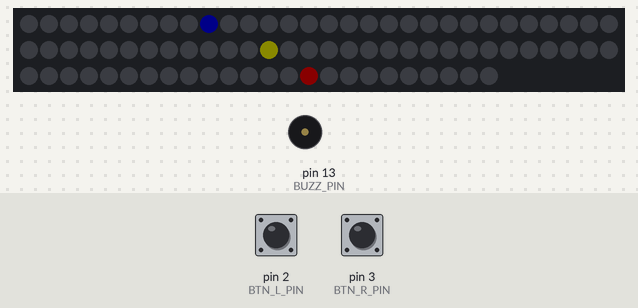
The sketch below on a simulated Arduino Uno, built with avr-gcc and run on an emulated ATmega328P. On the bench: 84 RGB LEDs in strip order, left to right, continuing on the next row, buzzer (waves = sounding). Inputs (shaded band) come from the test bench; at power-on: pin 2 (BTN_L_PIN) HIGH, pin 3 (BTN_R_PIN) HIGH. Dim RGB values are drawn brighter than linear.

Above: at 1.2 s.
1.3 s: pin 2 (BTN_L_PIN) pulled LOW for 0.15 s
At 1.73 s:
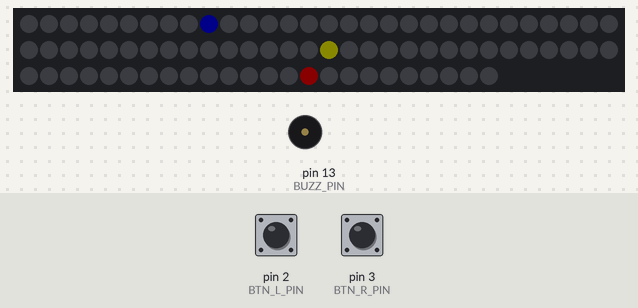
5.0 s: pin 3 (BTN_R_PIN) pulled LOW for 0.15 s
At 47.3 s:
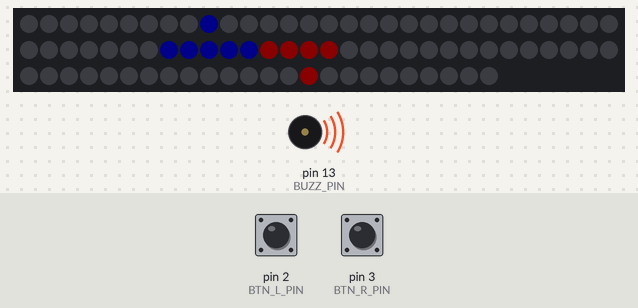
Timing chart, 0 to 49.0 s (numbered marks = the images above; inputs shaded):
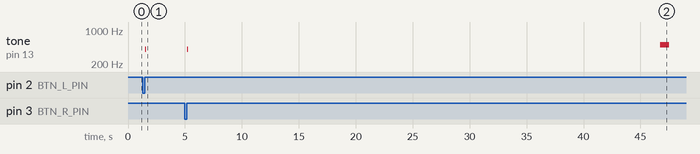

The sketch:

EasyPingPong_address_led_game.ino
```cpp
// LIBRARIES

#include <Adafruit_NeoPixel.h>
#include <OneButton.h>

// PINS

#define ADDRESS_LED_PIN 12 // D12
#define BTN_L_PIN 2 // D2
#define BTN_R_PIN 3 // D3
#define BUZZ_PIN 13 // D13

// ADDRESS LED

#define LED_NUM 84
#define LED_BRIGHTNESS 10

// GAME

#define goalStep 10
#define goalsForWin 5
#define speedUpStep .01

float ballPos = LED_NUM / 2;
float ballSpeed = .05;
bool ballDirection;

int goalsLeft = 0;
int goalsRight = 0;

// OTHER

OneButton btn_L = OneButton(BTN_L_PIN, true, true);
OneButton btn_R = OneButton(BTN_R_PIN, true, true);

Adafruit_NeoPixel strip = Adafruit_NeoPixel(LED_NUM, ADDRESS_LED_PIN, NEO_GRB + NEO_KHZ800);

unsigned long timer = 0;
unsigned int buzzTune = 400;
bool isBuzz = 0;
bool isFinalBuzz = 0;
bool isGame = 0;

void setup() {
  // Serial.begin(9600);

  btn_L.attachClick(btn_L_click);
  btn_R.attachClick(btn_R_click);

  strip.begin();
  strip.setBrightness(LED_BRIGHTNESS);
}

void loop() {
  btn_L.tick();
  btn_R.tick();

  buzzTick();

  if(isGame) {
    if(goalsLeft < 5 && goalsRight < 5) ballMove();
    else if(!isFinalBuzz) {
      makeOneBuzz(800, 500);
      isFinalBuzz = 1;
    }
  }

  render();

  // Serial.print("LeftGoals: ");Serial.print(goalsLeft);Serial.print("; ");
  // Serial.print("RightGoals: ");Serial.print(goalsRight);Serial.print("; ");
  // Serial.print("BallPos: ");Serial.println(ballPos);
}

void btn_L_click() {
  if(!isGame) isGame = 1;

  if(ballPos <= goalStep) {
    ballDirection = 0;
    ballSpeed += speedUpStep;
  }

  makeOneBuzz(50, 400);
  // Serial.println("Left click!");
}
void btn_R_click() {
  if(!isGame) isGame = 1;

  if(LED_NUM - goalStep <= ballPos) {
    ballDirection = 1;
    ballSpeed += speedUpStep;
  }

  makeOneBuzz(50, 400);
  // Serial.println("Right click!");
}

// BUZZER STUFF

void buzzTick() {
  if(millis() >= timer) {isBuzz = 0;}

  if(isBuzz) tone(BUZZ_PIN, buzzTune);
  else noTone(BUZZ_PIN);
}

void makeOneBuzz(int time_MS, unsigned int tune) {
  buzzTune = tune;
  timer = millis() + time_MS;
  isBuzz = 1;
  tone(BUZZ_PIN, buzzTune);
}

// BALL LOGIC

void ballMove() {
  if(ballDirection) ballPos -= ballSpeed;
  else ballPos += ballSpeed;

  if(ballPos <= 0) {
    goalsLeft++;
    ballPos = 0;
    ballDirection = 0;
  }
  else if(LED_NUM <= ballPos) {
    goalsRight++;
    ballPos = LED_NUM;
    ballDirection = 1;
  }
}

void render() {
  strip.clear();

  strip.setPixelColor(goalStep - 1, strip.Color(0, 0, 255));
  strip.setPixelColor(LED_NUM - goalStep, strip.Color(255, 0, 0));

  for(int i = 0; i < goalsLeft; i++) {
    strip.setPixelColor(LED_NUM / 2 + i, strip.Color(255, 0, 0));
  }
  for(int i = 0; i < goalsRight; i++) {
    strip.setPixelColor(LED_NUM / 2 - 1 - i, strip.Color(0, 0, 255));
  }

  strip.setPixelColor(ballPos, strip.Color(255, 255, 0));

  strip.show();
}
```

Measured:
- after the input at 1.3 s, tone on pin 13 (BUZZ_PIN): silent → 400 Hz after 0.21 s, → silent 0.05 s later; the LEDs: first change after 0.28 s (image 1 shows a later state)
- after the input at 5.0 s, tone on pin 13 (BUZZ_PIN): silent → 400 Hz after 0.21 s, → silent 0.05 s later, → 500 Hz 41.5 s later, → silent 0.80 s later
